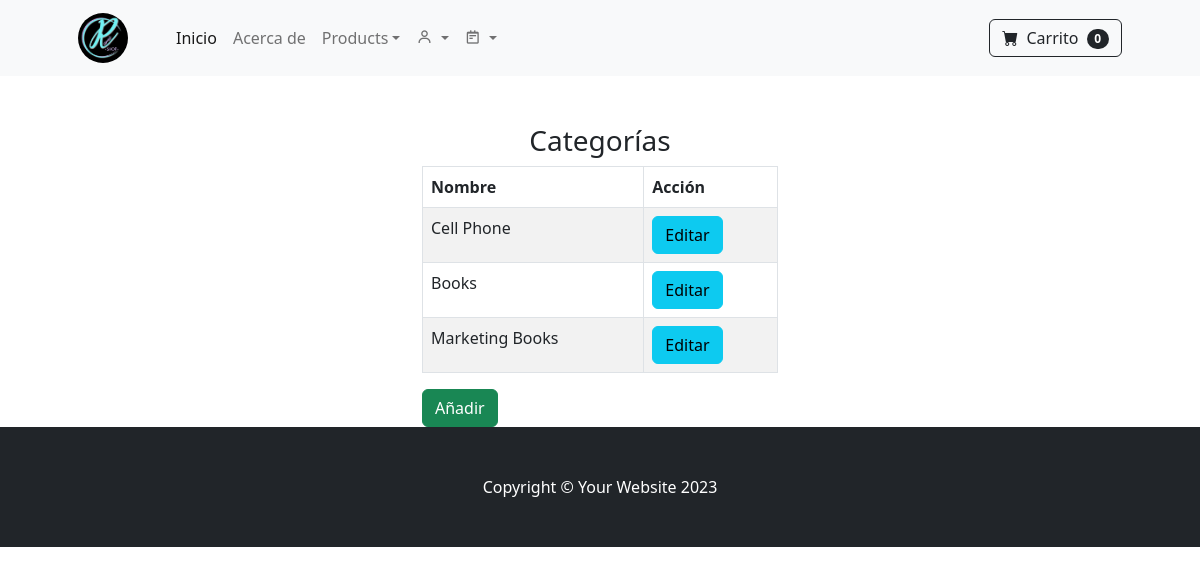
The page /admin_categories/ (signed in) on the database as committed earlier.
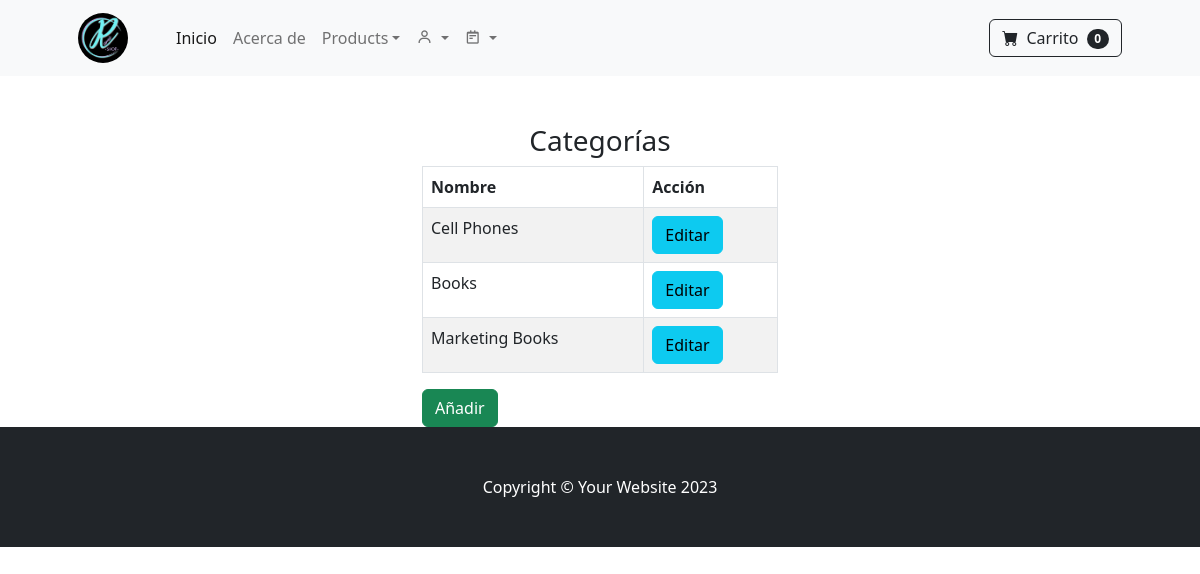
The same page on the database as committed later.
### store/models.py (models this page shows, shortened)
class Category(models.Model):
    name = models.CharField(max_length=50)
    class Meta:
        verbose_name_plural = 'categories'

### store/views.py (the view)
# urls.py: path('admin_categories/', views.admin_categories, name='admin_categories'),
def admin_categories(request):
    if request.user.is_authenticated and request.user.is_superuser:
        categories = Category.objects.all()
        return render(request, 'admin_categories.html', {'categories':categories})
    else:
        messages.success(request, "Access Denied")
        return redirect('home')

### cart/cart.py (called while the page is built)
    def __len__(self):
        return len(self.cart)

### cart/global_processors.py (called while the page is built)
def cart(request):
    return {'cart':Cart(request)}

### store/global_processors.py (called while the page is built)
def navbar_categories(request):
  categories = Category.objects.all()
  return {'categories': categories}

### store/templates/admin_categories.html (shortened to what this page needs)
{% extends 'base.html' %}
{% block content %}
<div class="container">
    <div class="row justify-content-center">
        <div class="col-lg-4 col-md-12">
            <br/><br/>
            <h3 class="text-center">Categorías</h3>
                <div class="table-responsive">
                        <table id="table_categories" class="table table-striped table-hover table-bordered">
                            <thead>
                                <tr>
                                    <th>Nombre</th>
                                    <th>Acción</th>
                                </tr>
                            </thead>
                            <tbody>
                                {% for category in categories %}
                                <tr>
                                    <td name="category_name">
                                        <span>{{ category.name }}</span>
                                    </td>
                                    <td>
                                        <button class="btn btn-info btn-edit">Editar</button>
                                    </td>
                                </tr>
                                {% endfor %}
                            </tbody>
                        </table>
                        <button type="button" id="add_category" class="btn btn-success btn-add">Añadir</button>
                </div>
        </div>
    </div>
</div>
{% endblock %}

Rows that differ between the two databases and show on the page:
changed Category: name "Cell Phone" → "Cell Phones"
